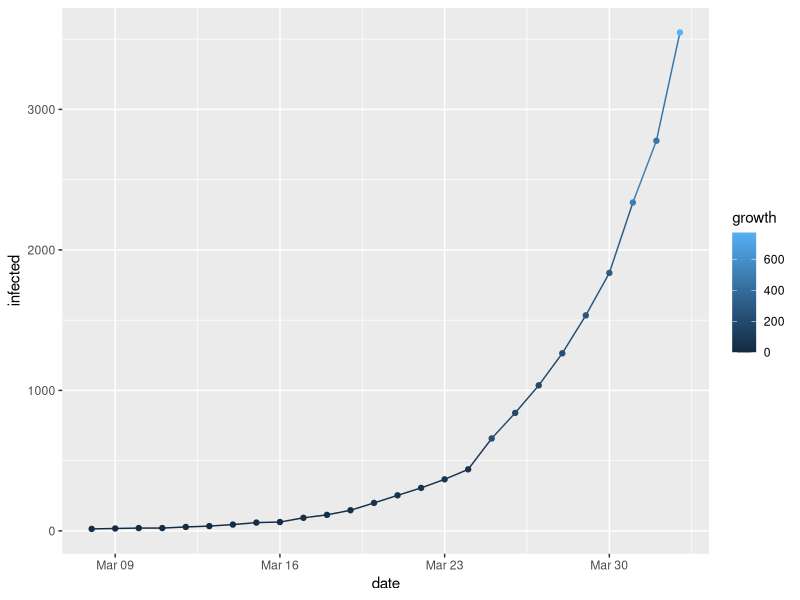
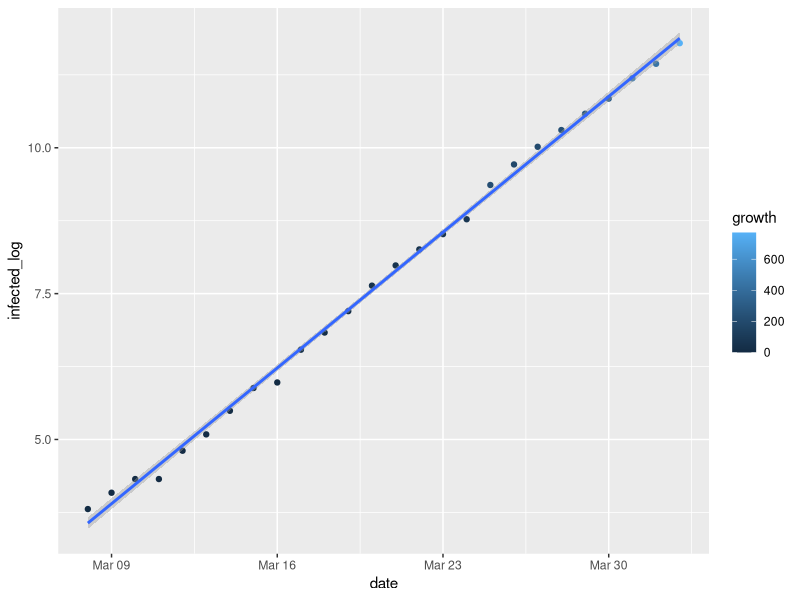
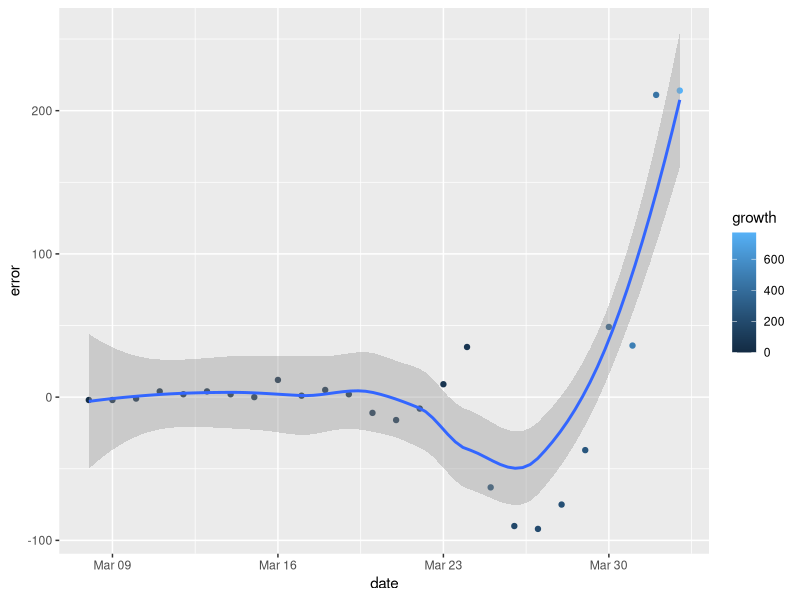
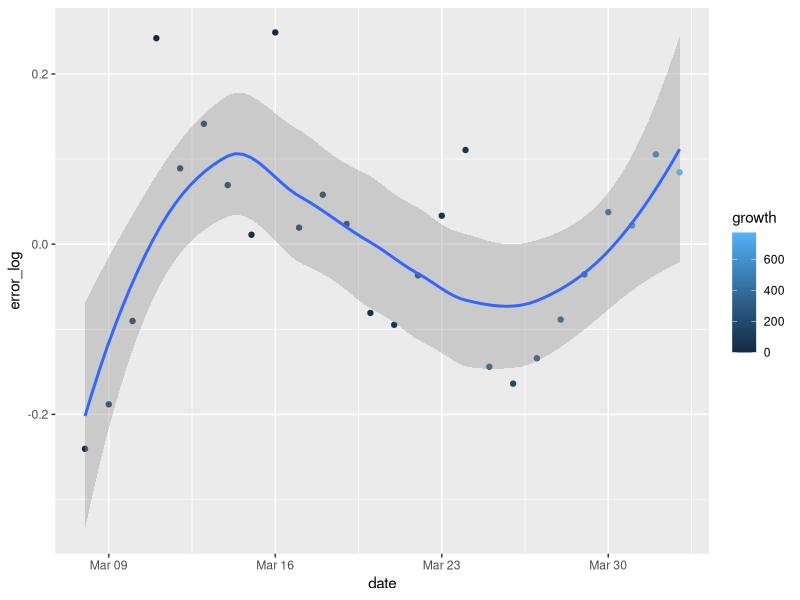

The R source for these figures, in order:
#
# From Russia with COVID-19
# https://gist.github.com/timothy-makarov/c5a8d382aaa646fea47d4e0beb354e91
#

library(dplyr)
library(ggplot2)

rm(list = ls())

df <- data.frame(
  infected = c(
    1,
    2,
    3,
    6,
    6,
    7,
    10,
    14,
    17,
    20,
    20,
    28,
    34,
    45,
    59,
    63,
    93,
    114,
    147,
    199,
    253,
    306,
    367,
    438,   # https://t.me/map_mind/3435
    658,   # https://t.me/COVID2019_official/100
    840,   # https://t.me/c/1433624845/1550
    1036,  # https://t.me/COVID2019_official/113
    1264,  # https://t.me/COVID2019_official/121
    1534,  # https://t.me/COVID2019_official/128
    1836,  # https://t.me/COVID2019_official/138
    2337,  # https://t.me/COVID2019_official/153
    2777,  # https://t.me/COVID2019_official/160
    3548   # https://t.me/COVID2019_official/168
  )
)

df$day0 <- seq(0, length(df$infected) - 1)
df$date <- as.Date('2020-03-01') + df$day0
df$growth <- c(1, diff(df$infected))
df$infected_log <- log2(df$infected)

df <- df %>%
  select(date, day0, growth, infected, infected_log)

df <- df %>%
  filter(infected > 10)

lm1 <- lm(formula = infected_log ~ day0, data = df)
k <- lm1$coefficients[[2]]
b <- lm1$coefficients[[1]]

df$forecast_log <- df$day0 * k + b
df$error_log <- df$forecast_log - df$infected_log
t.test(df$error_log)

df$forecast <- round(2 ^ (df$day0 * k + b))
df$error <- df$forecast - df$infected

ggplot(df, aes(date, infected, colour = growth)) +
  geom_line() +
  geom_point()

ggplot(df, aes(date, infected_log, colour = growth)) +
  geom_point() +
  geom_smooth(method = lm, formula = y ~ x)

ggplot(df, aes(date, error, colour = growth)) +
  geom_point() +
  geom_smooth(method = loess, formula = y ~ x)

ggplot(df, aes(date, error_log, colour = growth)) +
  geom_point() +
  geom_smooth(method = loess, formula = y ~ x)
